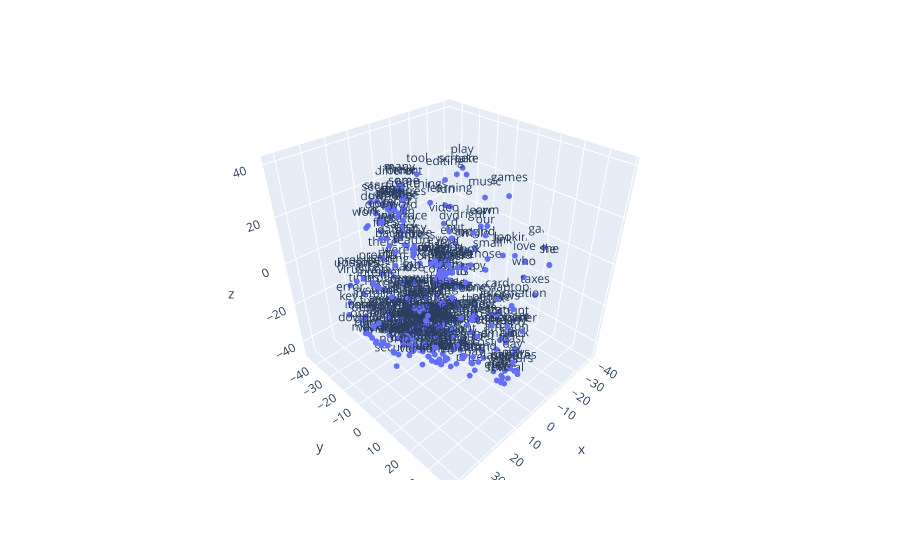

Notebook code for this chart:
### Markdown cell above
En la visualización 2D de los embeddings, se observa que términos 'after', 'before', 'when', 'once' y 'then', están relacionadas con el orden de los eventos en el tiempo, lo cual tiene sentido que sus embeddings estén cercanos en el espacio vectorial.

### Code cell
# Graficar los embedddings en 3D

vecs, labels = reduce_dimensions(w2v_model,3)

fig = px.scatter_3d(x=vecs[:MAX_WORDS,0], y=vecs[:MAX_WORDS,1], z=vecs[:MAX_WORDS,2],text=labels[:MAX_WORDS])
fig.update_traces(marker_size = 2)
fig.show() # esto para plotly en colab

### Figure 1 — Plotly figure (JSON) as saved in the notebook; plotly's stock layout.template omitted (floating-point values rounded to 4 significant figures; data arrays with more than 128 entries replaced by an {"elided": "..."} marker saying what was removed)
{"data": [{"hovertemplate": "x=%{x}<br>y=%{y}<br>z=%{z}<br>text=%{text}<extra></extra>", "legendgroup": "", "marker": {"color": "#636efa", "symbol": "circle", "size": 2}, "mode": "markers+text", "name": "", "scene": "scene", "showlegend": false, "text": {"elided": "400 str values"}, "x": {"elided": "400 float values"}, "y": {"elided": "400 float values"}, "z": {"elided": "400 float values"}, "type": "scatter3d"}], "layout": {"scene": {"domain": {"x": [0.0, 1.0], "y": [0.0, 1.0]}, "xaxis": {"title": {"text": "x"}}, "yaxis": {"title": {"text": "y"}}, "zaxis": {"title": {"text": "z"}}}, "legend": {"tracegroupgap": 0}, "margin": {"t": 60}}}
